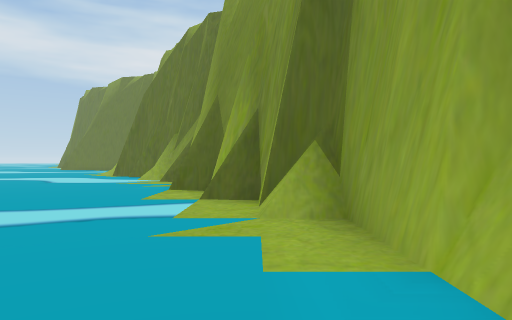
view 1 (above)

16 first-person views from a walk through a Unity game level. The camera is 1.3 m above the floor, looks level and sees 70° across. The floor is counted in squares, 2 m on a side. Each view is taken from the middle of a square. On the plan, view 1 faces up. The plan holds only what a view shows up to about 11 squares ahead; the rest is blank. The place goes on beyond the plan.

view 2
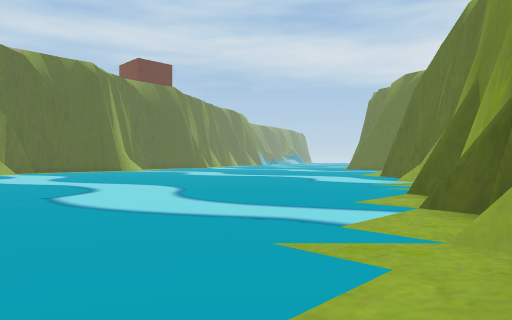

view 3
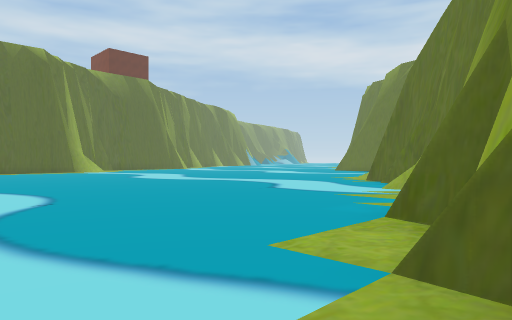

view 4
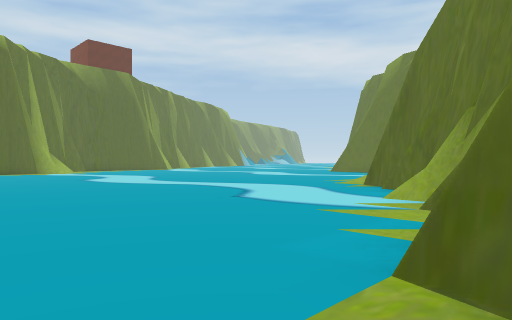

view 5
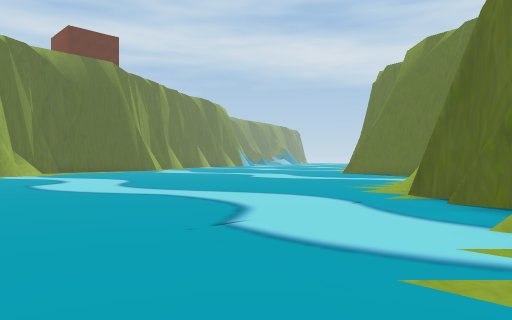

view 6
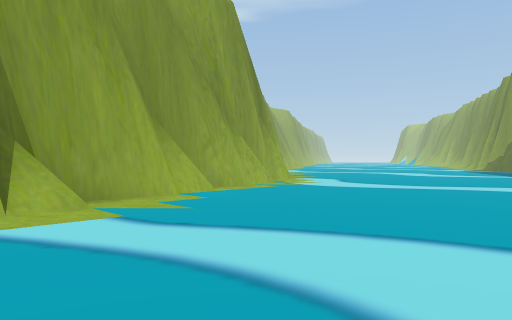

view 7
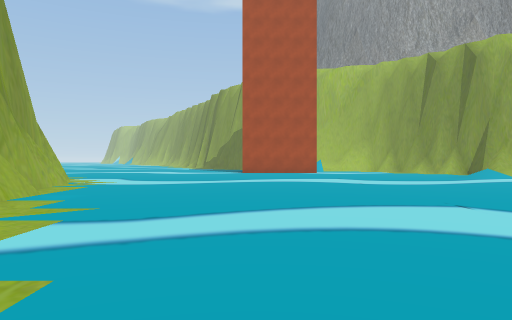

view 8
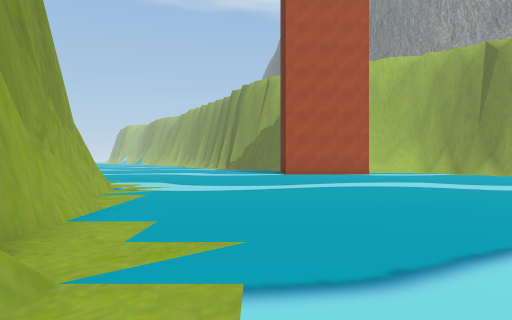

view 9
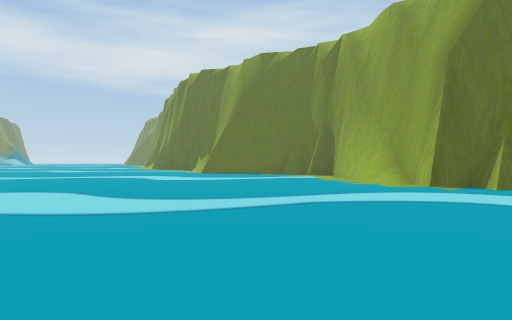

view 10
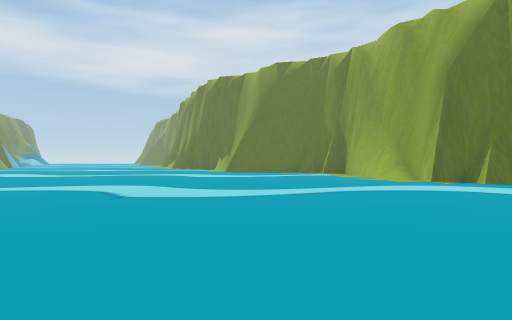

view 11
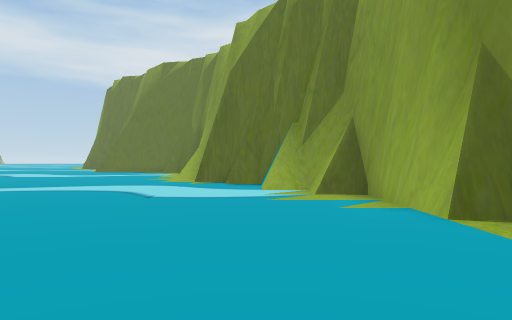

view 12
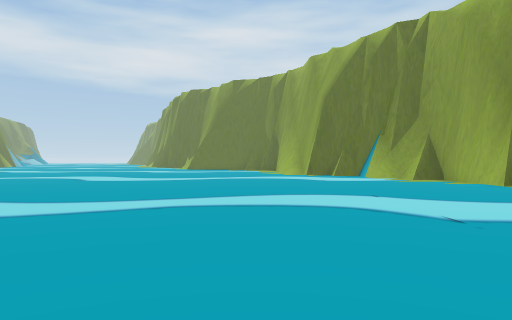

view 13
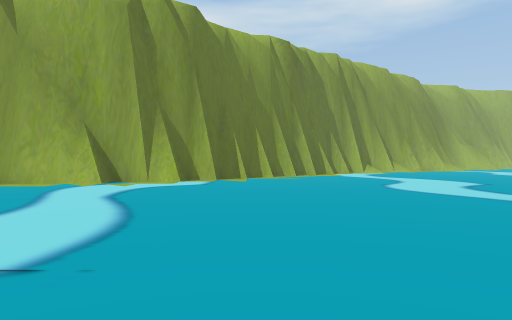

view 14
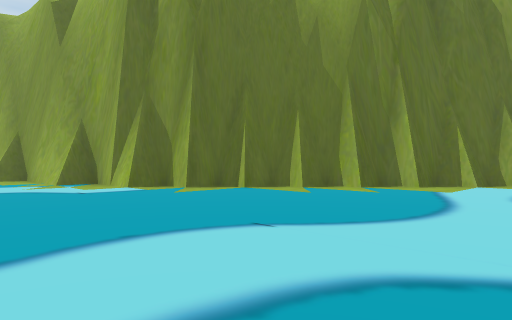

view 15
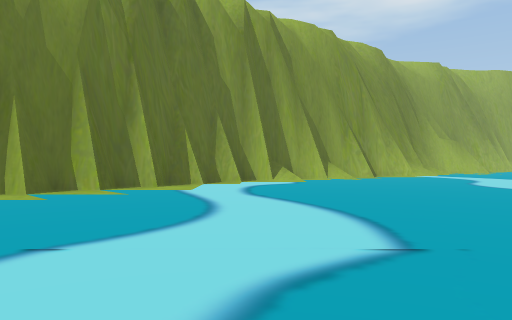

view 16
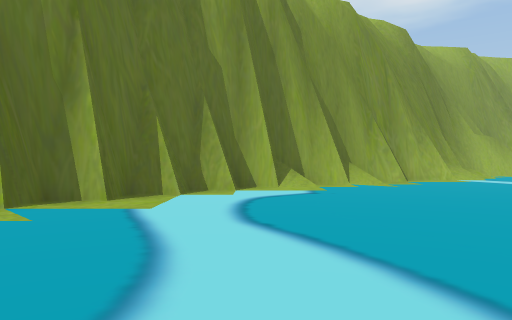

### Floor plan
Points are (right, up) in squares from view 1. A wall is a line through its corners. A room is listed if a view was taken in it or the views show most of it. See-through windows are left out.
Room 1 (views 1, 2, 3, 4, 5, 6, 7, 8, 9, 10, 11, 12, 13, 14, 15, 16)
walls: (1.1, 1.5) (1.1, 4.6); (1.3, 1.5) (1.3, 2.2) (1.1, 2.4); (0.2, 4.5) (0.2, 6.4); (0.4, 4.6) (0.4, 5.1); (0.6, 4.6) (0.6, 5.1); (2.1, -1.4) (2.1, 1.1); (1.2, 4) (0.9, 4.9) (0, 5.2); (2.4, -1.4) (2.4, -0.9) (2.1, -0.5); (0.2, 5.9) (0, 6.4); (0.3, 6) (0.2, 6.6); (-0.4, 7) (-0.8, 7.3); (3, -1.5) (2.4, -1.5); (-1.8, 8.3) (-1.8, 11.3); (-1.6, 8.3) (-1.6, 9); (3, -3.5) (3, -1.7) (2.9, -1.4); (-1.8, 10.9) (-2, 11.3); (-2.7, 11.3) (-2.7, 12); (-2.5, 11.3) (-2.5, 11.9); (-2.3, 11.8) (-2.6, 12.4); (-2.5, 12.2) (-3, 12.9); (-2.3, 12.3) (-2.7, 13); (-2.8, 12.8) (-3.4, 13.4); (-2.9, 13.2) (-3.3, 13.6); (-3.6, 13.4) (-3.6, 14.2); (-4.7, 14.2) (-4.7, 14.9); (-4.5, 14.2) (-4.5, 14.9) (-5.5, 14.9); (-5.7, 16.5) (-5.7, 16.8); (8.9, -9.5) (8.9, -8.5); (9.9, -10.4) (9.9, -9.5); (11.9, -13.5) (11.9, -12.5) (11.8, -11.5) (10.9, -11.3) (10.9, -10.4) (10.1, -10.4) (10.1, -9.5) (9.2, -9.5) (9.2, -8.5) (8, -8.5) (8, -7.5) (7, -7.5) (7, -6.5) (6.1, -6.5) (6.1, -5.5) (5, -5.5) (5, -4.6) (4.1, -4.6) (4.1, -3.5) (3.2, -3.5) (3.2, -2.8); (13, -14.4) (12.8, -13.5) (12, -13.2); (12.9, -15.5) (12.9, -14.4)
low walls: (-3.2, 12.9) (-3.6, 13.4); (-6.2, 16.8) (-6.7, 17.1); (-5.7, 16.8) (-6.5, 17.2)

Positions as (right, up) in squares from view 1, and headings:
1: (0, 0), facing up
2: (1, 1), facing up-left
3: (0, 4), facing up-left
4: (-1, 6), facing up-left
5: (-3, 8), facing up-left
6: (-5, 6), facing down-right
7: (-3, 8), facing down
8: (-1, 6), facing down
9: (-10, 6), facing up
10: (-11, 4), facing up
11: (-4, 4), facing up
12: (-8, -1), facing up
13: (-8, -6), facing right
14: (-1, -12), facing up-right
15: (-1, -11), facing right
16: (2, -11), facing right
